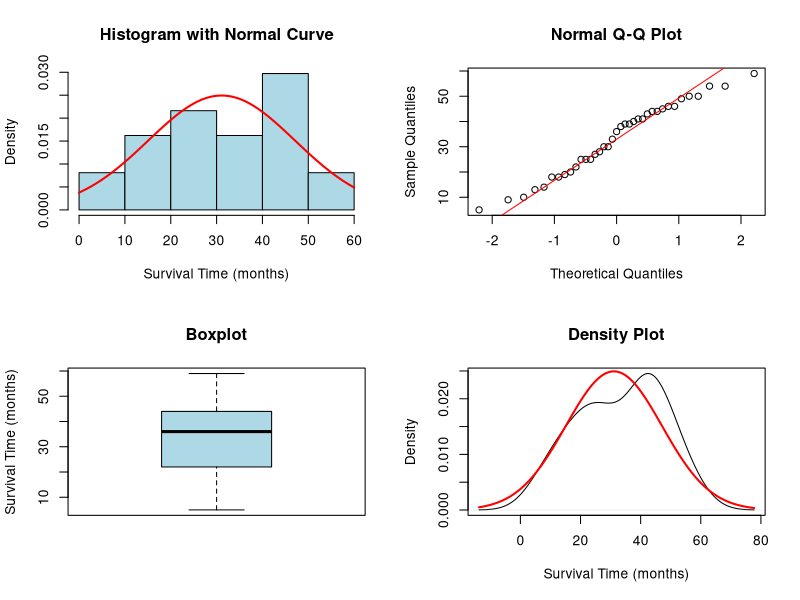

Write the R code that produced this figure.
## ---- chunk 1
# Input the data
survival_times <- c(5, 9, 10, 13, 14, 18, 18, 19, 20, 22, 25, 25, 25, 27, 28, 30, 30, 33, 36, 38, 39, 39, 40, 41, 41, 43, 44, 44, 45, 46, 46, 49, 50, 50, 54, 54, 59)

# Parameters for normal distribution
mu <- 31.1
sigma <- 16.0

# Perform Shapiro-Wilk test for normality
shapiro_test <- shapiro.test(survival_times)
shapiro_test

# Create a comprehensive normality assessment plot
par(mfrow = c(2, 2))

# 1. Histogram with normal curve
hist(survival_times, freq = FALSE, 
     main = "Histogram with Normal Curve",
     xlab = "Survival Time (months)", 
     col = "lightblue",
     breaks = "Sturges")
curve(dnorm(x, mean = mu, sd = sigma), 
      add = TRUE, col = "red", lwd = 2)

# 2. Q-Q Plot
qqnorm(survival_times, main = "Normal Q-Q Plot")
qqline(survival_times, col = "red")

# 3. Boxplot
boxplot(survival_times, main = "Boxplot",
        ylab = "Survival Time (months)",
        col = "lightblue")

# 4. Density plot
plot(density(survival_times), 
     main = "Density Plot",
     xlab = "Survival Time (months)")
curve(dnorm(x, mean = mu, sd = sigma), 
      add = TRUE, col = "red", lwd = 2)
## ---- chunk 2
# Calculate P(X ≤ 12)
prob_less_than_12 <- pnorm(12, mean = mu, sd = sigma)
prob_less_than_12
## ---- chunk 3
# Calculate P(12 < X ≤ 24)
prob_less_than_24 <- pnorm(24, mean = mu, sd = sigma)
prob_between_12_and_24 <- prob_less_than_24 - prob_less_than_12
prob_between_12_and_24
## ---- chunk 4
# Calculate the 80th percentile
percentile_80 <- qnorm(0.8, mean = mu, sd = sigma)
percentile_80
## ---- chunk 5
# Calculate the 10th and 90th percentiles
percentile_10 <- qnorm(0.1, mean = mu, sd = sigma)
percentile_90 <- qnorm(0.9, mean = mu, sd = sigma)

# Output the interval
central_80_percent <- c(percentile_10, percentile_90)
central_80_percent
## ---- chunk 6
# Calculate empirical probabilities
empirical_less_than_12 <- mean(survival_times <= 12)
empirical_between_12_24 <- mean(survival_times > 12 & survival_times <= 24)

# Calculate empirical percentiles
empirical_80th <- quantile(survival_times, 0.8)
empirical_10th <- quantile(survival_times, 0.1)
empirical_90th <- quantile(survival_times, 0.9)

# Create comparison table
comparison <- data.frame(
  Measure = c("P(X ≤ 12)", "P(12 < X ≤ 24)", "80th Percentile", "10th Percentile", "90th Percentile"),
  Normal = c(prob_less_than_12, prob_between_12_and_24, percentile_80, percentile_10, percentile_90),
  Empirical = c(empirical_less_than_12, empirical_between_12_24, empirical_80th, empirical_10th, empirical_90th)
)

knitr::kable(comparison, digits = 3, 
             caption = "Comparison of Normal and Empirical Estimates")
